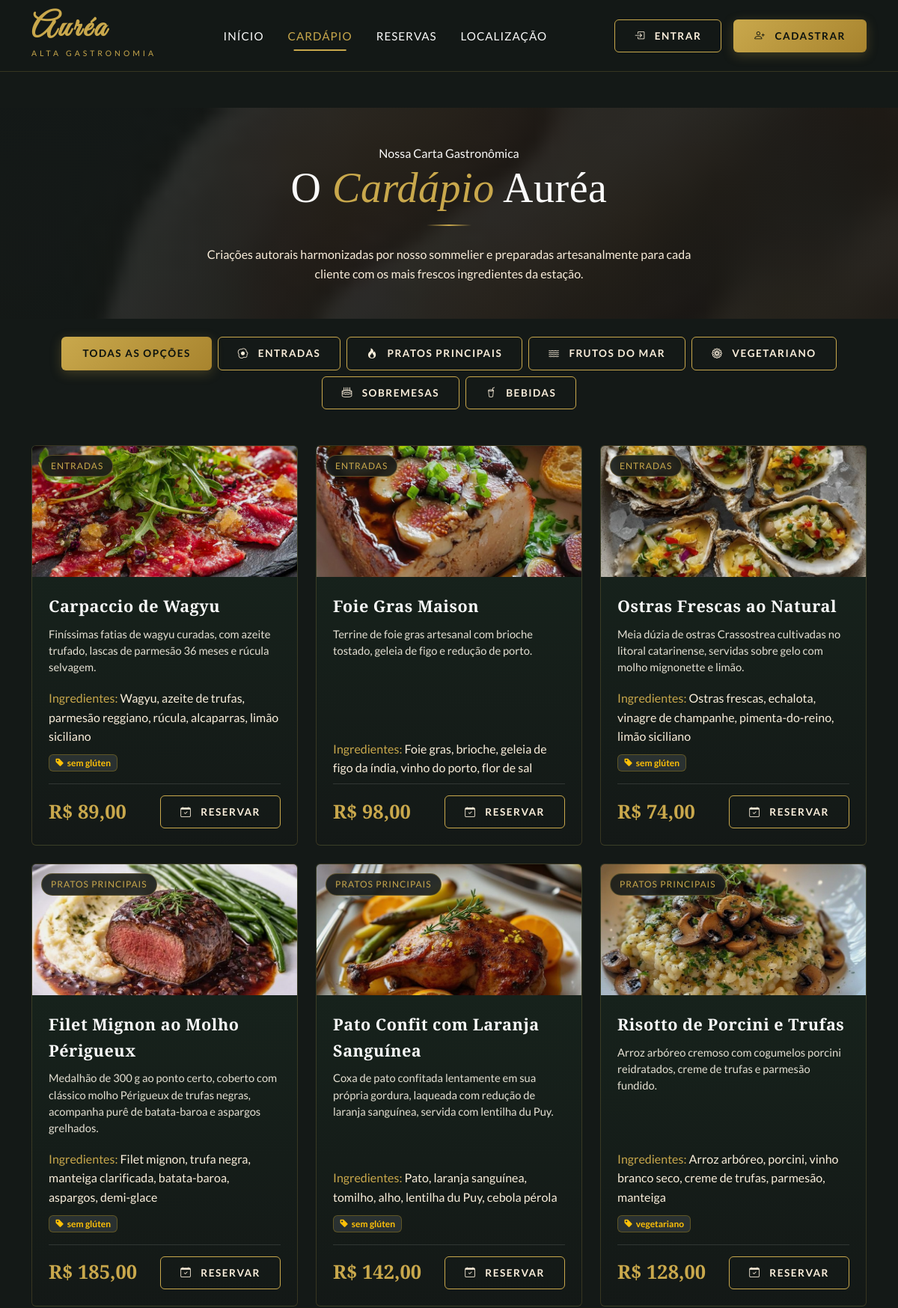
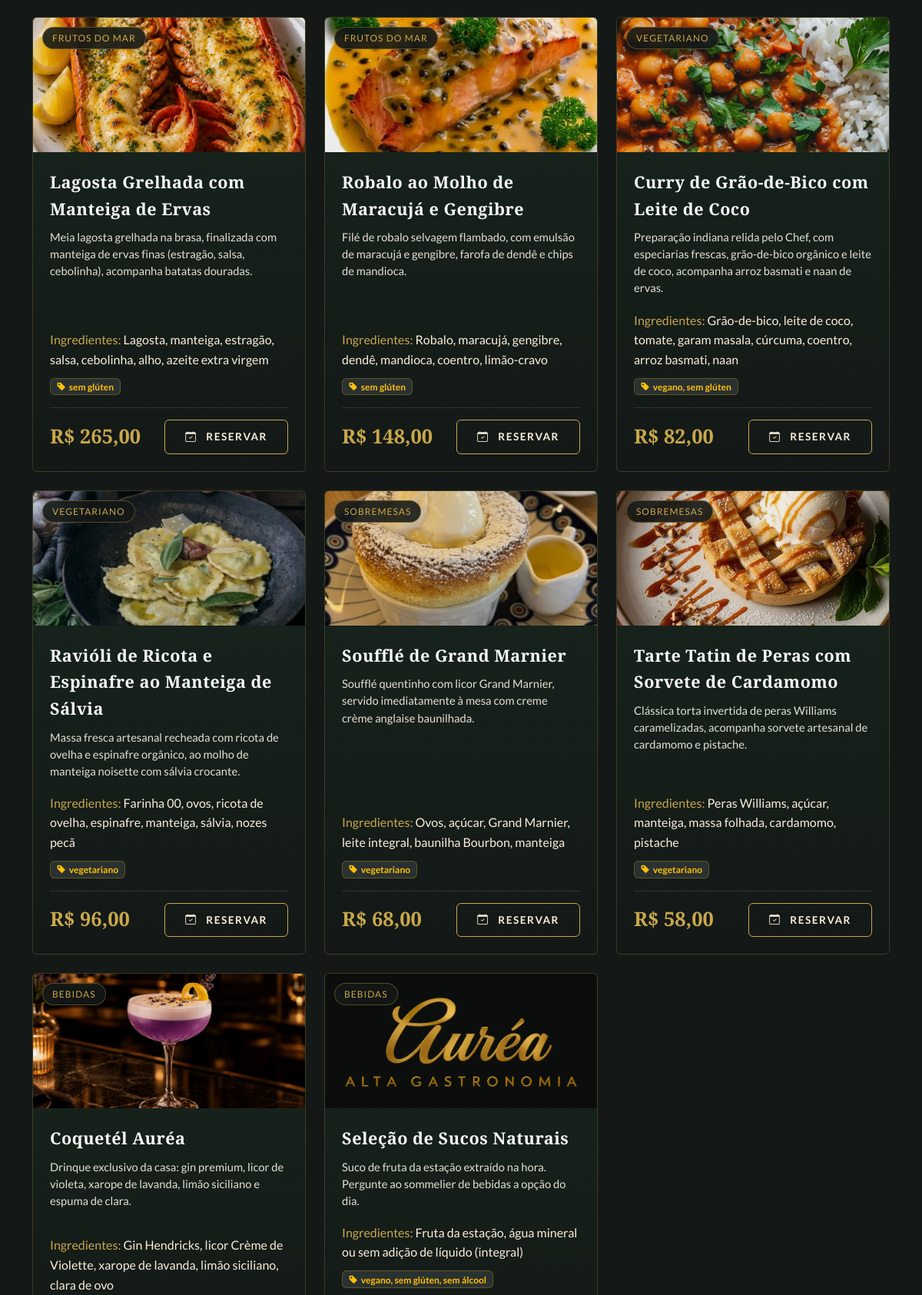
The page /public/cardapio (upper part) on the database its author committed (2 pictures, top to bottom).
### tables this page shows
CREATE TABLE `tbl_categorias_cardapio` (
  `id_categoria` int(11) NOT NULL AUTO_INCREMENT,
  `nome_categoria` varchar(100) NOT NULL,
  `descricao_categoria` text DEFAULT NULL,
  `icone_categoria` varchar(50) DEFAULT NULL COMMENT 'Nome do ícone Bootstrap Icons (ex: bi-egg-fried)',
  `ordem` int(11) NOT NULL DEFAULT 0 COMMENT 'Ordem de exibição no menu',
  `ativo` tinyint(1) NOT NULL DEFAULT 1,
  `criado_em` datetime NOT NULL DEFAULT current_timestamp(),
  PRIMARY KEY (`id_categoria`),
  KEY `idx_ordem_ativo` (`ordem`,`ativo`)
);

CREATE TABLE `tbl_pratos` (
  `id_prato` int(11) NOT NULL AUTO_INCREMENT,
  `id_categoria` int(11) NOT NULL,
  `nome_prato` varchar(150) NOT NULL,
  `descricao_prato` text DEFAULT NULL,
  `ingredientes` text DEFAULT NULL,
  `preco` decimal(10,2) NOT NULL DEFAULT 0.00,
  `foto_prato` varchar(255) NOT NULL DEFAULT 'sem-foto.jpg',
  `restricoes` varchar(255) DEFAULT NULL COMMENT 'ex: vegetariano, sem glúten, vegano, etc.',
  `destaque` tinyint(1) NOT NULL DEFAULT 0 COMMENT '1 = exibir na home como destaque',
  `disponivel` tinyint(1) NOT NULL DEFAULT 1,
  `criado_em` datetime NOT NULL DEFAULT current_timestamp(),
  PRIMARY KEY (`id_prato`),
  KEY `idx_categoria` (`id_categoria`),
  KEY `idx_destaque` (`destaque`),
  KEY `idx_disponivel` (`disponivel`),
  CONSTRAINT `fk_pratos_categoria` FOREIGN KEY (`id_categoria`) REFERENCES `tbl_categorias_cardapio` (`id_categoria`) ON UPDATE CASCADE
);

### rotas/Controller.php (called while the page is built)
<?php
class Controller
{
    public function carregarViews($views, $dados = array())
    {
        extract($dados);
        require_once __DIR__ . '/../app/views/' . $views . '.php';
    }
}

### app/controllers/CardapioController.php (called while the page is built)
<?php
require_once __DIR__ . '/../../rotas/Controller.php';
class CardapioController extends Controller
{
    public function index()
    {
        $pratoModel = new Prato();
        $categorias = $pratoModel->getCategorias();
        $todosPratos = $pratoModel->getTodosPratos();
        $dados = [
            'titulo'       => 'Cardápio Exclusivo',
            'pagina_ativa' => 'cardapio',
            'categorias'   => $categorias,
            'pratos'       => $todosPratos
        ];
        $this->carregarViews('cardapio', $dados);
    }
}

### rotas/Rotas.php (called while the page is built, shortened)
<?php
class Rotas
{
    public function execultar()
    {
        $url = '/';
        if (isset($_GET['url'])) {
            $url .= $_GET['url'];
        }
        $parametro = array();
        if (!empty($url) && $url != '/') {
            $url = explode('/', $url);
            array_shift($url);
            array_shift($url);
            if (isset($url[0]) && !empty($url[0])) {
                $acaoAtual = $url[0];
                array_shift($url);
            } else {
                $acaoAtual = 'index';
            }
        } else {
            $controladorAtual = 'HomeController';
            $acaoAtual = 'index';
        }
        $controller = new $controladorAtual();
        call_user_func_array(array($controller, $acaoAtual), $parametro);
    }
}

### public/index.php (called while the page is built, shortened)
<?php
require_once('../config/config.php');
$caminho = new Rotas();
$caminho->execultar();

### config/config.php (called while the page is built, shortened)
<?php
spl_autoload_register(function ($class) {
    $caminhos = [
        __DIR__ . '/../app/controllers/' . $class . '.php',
        __DIR__ . '/../app/models/' . $class . '.php',
        __DIR__ . '/../rotas/' . $class . '.php'
    ];
    foreach ($caminhos as $caminho) {
        if (file_exists($caminho)) {
            return;
        }
    }
});

### rotas/Model.php (called while the page is built, shortened)
<?php
class Model
{
    public function __construct()
    {
        try {
            $hostParts = explode(':', DB_HOST);
            $host = $hostParts[0];
            $port = isset($hostParts[1]) ? ';port=' . $hostParts[1] : '';
            $dsn = "mysql:dbname=" . DB_NAME . ";host=" . $host . $port . ";charset=utf8mb4";
            $options = [
                PDO::ATTR_ERRMODE            => PDO::ERRMODE_EXCEPTION,
                PDO::ATTR_DEFAULT_FETCH_MODE => PDO::FETCH_ASSOC,
                PDO::ATTR_EMULATE_PREPARES   => false,
            ];
            $this->db = new PDO($dsn, DB_USER, DB_PASS, $options);
        } catch (PDOException $e) {
            error_log("Falha de conexão com o banco de dados Auréa: " . $e->getMessage());
            $this->db = null;
        }
    }
}

### app/models/Prato.php (called while the page is built, shortened)
<?php
require_once __DIR__ . '/../../rotas/Model.php';
class Prato extends Model
{
    public function getTodosPratos()
    {
        try {
            $sql = "SELECT p.*, c.nome_categoria
                    FROM tbl_pratos p
                    INNER JOIN tbl_categorias_cardapio c ON p.id_categoria = c.id_categoria
                    WHERE p.disponivel = 1
                    ORDER BY c.ordem ASC, p.nome_prato ASC";
            $stmt = $this->db->query($sql);
            return $stmt->fetchAll();
        } catch (PDOException $e) {
            error_log("Erro em getTodosPratos: " . $e->getMessage());
            return [];
        }
    }
    public function getCategorias()
    {
        try {
            $sql = "SELECT * FROM tbl_categorias_cardapio WHERE ativo = 1 ORDER BY ordem ASC";
            $stmt = $this->db->query($sql);
            return $stmt->fetchAll();
        } catch (PDOException $e) {
            error_log("Erro em getCategorias: " . $e->getMessage());
            return [];
        }
    }
}

### app/views/cardapio.php (the view, shortened to what this page needs)
<?php require_once('templates/head.php'); ?>
<?php require_once('templates/cabecalho.php'); ?>
<main class="py-5">
    <section class="text-center py-5 mb-4" style="background: linear-gradient(rgba(20, 25, 23, 0.9), rgba(20, 25, 23, 0.9)), url('assets/img/bannercardapio.jpg') center/cover fixed;">
        <div class="containe
            <span class="hero-tag">Nossa Carta Gastronômica</span>
            <h1 class="display-4 mb-2">O <span class="texto-dourado font-titulos fst-italic">Cardápio</span> Auréa</h1>
            <div class="separador-aurea"></div>
            <p class="texto-bege mx-auto" style="max-width: 650px;">
                Criações autorais harmonizadas por nosso sommelier e preparadas artesanalmente para cada cliente com os mais frescos ingredientes da estação.
            </p>
        </div>
    </section>
    <div class="container">
        <div class="d-flex flex-wrap justify-content-center gap-2 mb-5">
            <button class="btn btn-sm btn-aurea filter-cat-btn active" data-categoria="todas">
                Todas as Opções
            </button>
            <?php if (!empty($categorias)): ?>
                <?php foreach ($categorias as $cat): ?>
                    <button class="btn btn-sm btn-aurea-outline filter-cat-btn" data-categoria="<?php echo $cat['id_categoria']; ?>">
                        <i class="bi <?php echo !empty($cat['icone_categoria']) ? htmlspecialchars($cat['icone_categoria']) : 'bi-tag'; ?> me-1"></i>
                        <?php echo htmlspecialchars($cat['nome_categoria']); ?>
                    </button>
                <?php endforeach; ?>
            <?php endif; ?>
        </div>
        <div class="row g-4" id="gridPratos">
            <?php if (!empty($pratos)): ?>
                <?php foreach ($pratos as $p): ?>
                    <?php
                    $nomeFoto = !empty($p['foto_prato']) ? $p['foto_prato'] : 'sem-foto.jpg';
                    $imgPrato = URL_BASE . 'assets/img/pratos/' . $nomeFoto;
                    ?>
                    <div class="col-lg-4 col-md-6 prato-item" data-cat="<?php echo $p['id_categoria']; ?>">
                        <div class="card-prato-aurea">
                            <div class="card-prato-img-wrapper">
                                <img src="<?php echo $imgPrato; ?>"
                                     alt="<?php echo htmlspecialchars($p['nome_prato']); ?>"
                                     class="card-prato-img"
                                     onerror="this.onerror=null; this.src='<?php echo URL_BASE; ?>assets/img/pratos/sem-foto.jpg';">
                                <span class="card-prato-categoria-badge">
                                    <?php echo htmlspecialchars($p['nome_categoria']); ?>
                                </span>
                            </div>
                            <div class="card-prato-corpo">
                                <h3 class="card-prato-titulo"><?php echo htmlspecialchars($p['nome_prato']); ?></h3>
                                <p class="card-prato-desc">
                                    <?php echo htmlspecialchars($p['descricao_prato']); ?>
                                </p>
                                <?php if (!empty($p['ingredientes'])): ?>
                                    <div class="mb-2">
                                        <small class="text-bege d-block">
                                            <strong class="texto-dourado">Ingredientes:</strong> <?php echo htmlspecialchars($p['ingredientes']); ?>
                                        </small>
                                    </div>
                                <?php endif; ?>
                                <?php if (!empty($p['restricoes'])): ?>
                                    <div class="mb-3">
                                        <span class="badge bg-secondary bg-opacity-25 text-warning small border border-warning border-opacity-25">
                                            <i class="bi bi-tag-fill me-1"></i><?php echo htmlspecialchars($p['restricoes']); ?>
                                        </span>
                                    </div>
                                <?php endif; ?>
                                <div class="card-prato-rodape">
                                    <span class="card-prato-preco">
                                        R$ <?php echo number_format((float)$p['preco'], 2, ',', '.'); ?>
                                    </span>
                                    <a href="<?php echo URL_BASE; ?>reserva" class="btn btn-sm btn-aurea-outline">
                                        <i class="bi bi-calendar-check me-1"></i> Reservar
                                    </a>
                                </div>
                            </div>
                        </div>
                    </div>
                <?php endforeach; ?>
            <?php else: ?>
                <div class="col-12 text-center py-5">
                    <p class="texto-mutado">Nenhum prato disponível no momento.</p>
                </div>
            <?php endif; ?>
        </div>
    </div>
</main>
<?php require_once('templates/footer.php'); ?>

### rows shown on the page
tbl_categorias_cardapio: nome_categoria "ENTRADAS"
tbl_categorias_cardapio: nome_categoria "PRATOS PRINCIPAIS"
tbl_categorias_cardapio: nome_categoria "FRUTOS DO MAR"
tbl_categorias_cardapio: nome_categoria "VEGETARIANO"
tbl_categorias_cardapio: nome_categoria "SOBREMESAS"
tbl_categorias_cardapio: nome_categoria "BEBIDAS"
tbl_pratos: foto_prato (picture), id_categoria.nome_categoria "ENTRADAS", nome_prato "Carpaccio de Wagyu", descricao_prato "Finíssimas fatias de wagyu curadas, com azeite trufado, lascas de parmesão 36 meses e rúcula selvagem.", ingredientes "Wagyu, azeite de trufas, parmesão reggiano, rúcula, alcaparras, limão siciliano", restricoes "sem glúten", preco "89,00"
tbl_pratos: foto_prato (picture), id_categoria.nome_categoria "ENTRADAS", nome_prato "Foie Gras Maison", descricao_prato "Terrine de foie gras artesanal com brioche tostado, geleia de figo e redução de porto.", ingredientes "Foie gras, brioche, geleia de figo da índia, vinho do porto, flor de sal", preco "98,00"
tbl_pratos: foto_prato (picture), id_categoria.nome_categoria "ENTRADAS", nome_prato "Ostras Frescas ao Natural", descricao_prato "Meia dúzia de ostras Crassostrea cultivadas no litoral catarinense, servidas sobre gelo com molho mignonette e limão.", ingredientes "Ostras frescas, echalota, vinagre de champanhe, pimenta-do-reino, limão siciliano", restricoes "sem glúten", preco "74,00"
tbl_pratos: foto_prato (picture), id_categoria.nome_categoria "PRATOS PRINCIPAIS", nome_prato "Filet Mignon ao Molho Périgueux", descricao_prato "Medalhão de 300 g ao ponto certo, coberto com clássico molho Périgueux de trufas negras, acompanha purê de batata-baroa e aspargos grelhados.", ingredientes "Filet mignon, trufa negra, manteiga clarificada, batata-baroa, aspargos, demi-glace", restricoes "sem glúten", preco "185,00"
tbl_pratos: foto_prato (picture), id_categoria.nome_categoria "PRATOS PRINCIPAIS", nome_prato "Pato Confit com Laranja Sanguínea", descricao_prato "Coxa de pato confitada lentamente em sua própria gordura, laqueada com redução de laranja sanguínea, servida com lentilha du Puy.", ingredientes "Pato, laranja sanguínea, tomilho, alho, lentilha du Puy, cebola pérola", restricoes "sem glúten", preco "142,00"
tbl_pratos: foto_prato (picture), id_categoria.nome_categoria "PRATOS PRINCIPAIS", nome_prato "Risotto de Porcini e Trufas", descricao_prato "Arroz arbóreo cremoso com cogumelos porcini reidratados, creme de trufas e parmesão fundido.", ingredientes "Arroz arbóreo, porcini, vinho branco seco, creme de trufas, parmesão, manteiga", restricoes "vegetariano", preco "128,00"
tbl_pratos: foto_prato (picture), id_categoria.nome_categoria "FRUTOS DO MAR", nome_prato "Lagosta Grelhada com Manteiga de Ervas", descricao_prato "Meia lagosta grelhada na brasa, finalizada com manteiga de ervas finas (estragão, salsa, cebolinha), acompanha batatas douradas.", ingredientes "Lagosta, manteiga, estragão, salsa, cebolinha, alho, azeite extra virgem", restricoes "sem glúten", preco "265,00"
tbl_pratos: foto_prato (picture), id_categoria.nome_categoria "FRUTOS DO MAR", nome_prato "Robalo ao Molho de Maracujá e Gengibre", descricao_prato "Filé de robalo selvagem flambado, com emulsão de maracujá e gengibre, farofa de dendê e chips de mandioca.", ingredientes "Robalo, maracujá, gengibre, dendê, mandioca, coentro, limão-cravo", restricoes "sem glúten", preco "148,00"
tbl_pratos: foto_prato (picture), id_categoria.nome_categoria "VEGETARIANO", nome_prato "Curry de Grão-de-Bico com Leite de Coco", descricao_prato "Preparação indiana relida pelo Chef, com especiarias frescas, grão-de-bico orgânico e leite de coco, acompanha arroz basmati e naan de ervas.", ingredientes "Grão-de-bico, leite de coco, tomate, garam masala, cúrcuma, coentro, arroz basmati, naan", restricoes "vegano, sem glúten", preco "82,00"
tbl_pratos: foto_prato (picture), id_categoria.nome_categoria "VEGETARIANO", nome_prato "Ravióli de Ricota e Espinafre ao Manteiga de Sálvia", descricao_prato "Massa fresca artesanal recheada com ricota de ovelha e espinafre orgânico, ao molho de manteiga noisette com sálvia crocante.", ingredientes "Farinha 00, ovos, ricota de ovelha, espinafre, manteiga, sálvia, nozes pecã", restricoes "vegetariano", preco "96,00"
tbl_pratos: foto_prato (picture), id_categoria.nome_categoria "SOBREMESAS", nome_prato "Soufflé de Grand Marnier", descricao_prato "Soufflé quentinho com licor Grand Marnier, servido imediatamente à mesa com creme crème anglaise baunilhada.", ingredientes "Ovos, açúcar, Grand Marnier, leite integral, baunilha Bourbon, manteiga", restricoes "vegetariano", preco "68,00"
tbl_pratos: foto_prato (picture), id_categoria.nome_categoria "SOBREMESAS", nome_prato "Tarte Tatin de Peras com Sorvete de Cardamomo", descricao_prato "Clássica torta invertida de peras Williams caramelizadas, acompanha sorvete artesanal de cardamomo e pistache.", ingredientes "Peras Williams, açúcar, manteiga, massa folhada, cardamomo, pistache", restricoes "vegetariano", preco "58,00"
tbl_pratos: foto_prato (picture), id_categoria.nome_categoria "BEBIDAS", nome_prato "Coquetél Auréa", descricao_prato "Drinque exclusivo da casa: gin premium, licor de violeta, xarope de lavanda, limão siciliano e espuma de clara.", ingredientes "Gin Hendricks, licor Crème de Violette, xarope de lavanda, limão siciliano, clara de ovo"
tbl_pratos: shows a picture, id_categoria.nome_categoria "BEBIDAS", nome_prato "Seleção de Sucos Naturais", descricao_prato "Suco de fruta da estação extraído na hora. Pergunte ao sommelier de bebidas a opção do dia.", ingredientes "Fruta da estação, água mineral ou sem adição de líquido (integral)", restricoes "vegano, sem glúten, sem álcool"
